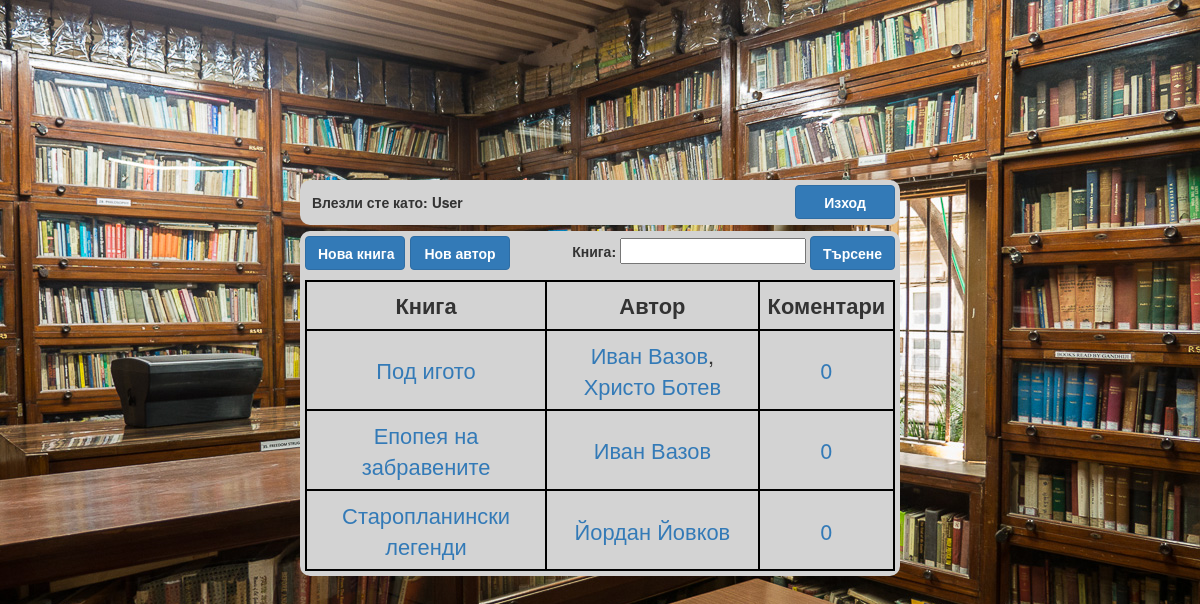
The page /php/Rostislav/HW5/index.php (signed in) on the database its author committed.
### tables this page shows
CREATE TABLE IF NOT EXISTS `books` (
  `book_id` int(10) unsigned NOT NULL AUTO_INCREMENT,
  `book_title` varchar(250) NOT NULL,
  PRIMARY KEY (`book_id`)
);

### php/Rostislav/HW5/functions.php (the view, shortened to what this page needs)
<?php
function get_books($connection, $search) {
	if ($search === "") {
		$sql = "SELECT *,(SELECT COUNT(*) FROM comments WHERE comments.book_id = books.book_id) AS 'comments' FROM books
			JOIN books_authors ON books.book_id = books_authors.book_id
			JOIN authors ON authors.author_id = books_authors.author_id;";
	}
	else {
		$sql ="SELECT *,(SELECT COUNT(*) FROM comments WHERE comments.book_id = books.book_id) AS 'comments' FROM books
			JOIN books_authors ON books.book_id = books_authors.book_id
			JOIN authors ON authors.author_id = books_authors.author_id WHERE book_title LIKE '%$search%';";
	}
		mysqli_query($connection, "SET NAMES utf8");
		$result = mysqli_query($connection, $sql);
		$books = array();
		while ($row = mysqli_fetch_assoc($result)) {
			$books[$row['book_id']]['title'] = $row['book_title'];
			$books[$row['book_id']]['authors'][$row['author_id']] = $row['author_name'];
			$books[$row['book_id']]['comments'] = $row['comments'];
		}
		foreach ($books as $key => $book) {
			echo "<tr><td><a href='book.php?id=" . $key . "'>" . $book['title'] . "</a></td><td>";
			$authors = array();
			foreach ($book['authors'] as $author_id => $name) {
				$authors[] = "<a href='booksfromauthor.php?id=$author_id'>" . $name . "</a>";
			}
			echo implode(', ', $authors) . "</td><td><a href='book.php?id=" . $key . "'>" . $book['comments'] . "</a></td></tr>";
		}
}
?>

### php/Rostislav/HW5/index.php (style rules this page uses)
body { background-image: url("letters-and-words.jpg"); -webkit-background-size: cover; -moz-background-size: cover; -o-background-size: cover; }
table tr,td,th { border: 1px solid black; padding: 5px; zoom: 125%; text-align: center; }

### rows shown on the page
books: book_title "Епопея на забравените", name "Иван Вазов", comments "0"
books: book_title "Старопланински легенди", name "Йордан Йовков", comments "0"

### other values the page prints
$username "User"
$book['title'] "Под игото"
$name "Иван Вазов Христо Ботев"
implode(', ', $authors) ","
$book['comments'] "0"
